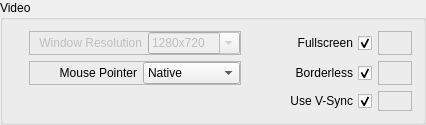
         <widget class="QGroupBox" name="gBx_Video">
          <property name="sizePolicy">
           <sizepolicy hsizetype="Preferred" vsizetype="Preferred">
            <horstretch>0</horstretch>
            <verstretch>0</verstretch>
           </sizepolicy>
          </property>
          <property name="title">
           <string>Video</string>
          </property>
          <property name="checkable">
           <bool>false</bool>
          </property>
          <layout class="QGridLayout" name="gridLayout_6">
           <property name="verticalSpacing">
            <number>0</number>
           </property>
           <item row="2" column="0">
            <widget class="QFrame" name="fr_Video_01">
             <property name="frameShape">
              <enum>QFrame::NoFrame</enum>
             </property>
             <property name="frameShadow">
              <enum>QFrame::Raised</enum>
             </property>
             <property name="lineWidth">
              <number>0</number>
             </property>
             <layout class="QGridLayout" name="gridLayout_26">
              <property name="leftMargin">
               <number>0</number>
              </property>
              <property name="topMargin">
               <number>0</number>
              </property>
              <property name="rightMargin">
               <number>0</number>
              </property>
              <property name="bottomMargin">
               <number>0</number>
              </property>
              <item row="0" column="2">
               <widget class="QPushButton" name="Btn_Resolution_Reset">
                <property name="enabled">
                 <bool>false</bool>
                </property>
                <property name="maximumSize">
                 <size>
                  <width>16</width>
                  <height>16</height>
                 </size>
                </property>
                <property name="text">
                 <string/>
                </property>
                <property name="icon">
                 <iconset resource="resources.qrc">
                  <normaloff>:/Images/Reset_Icon_16px</normaloff>:/Images/Reset_Icon_16px</iconset>
                </property>
                <property name="flat">
                 <bool>true</bool>
                </property>
               </widget>
              </item>
              <item row="0" column="4">
               <widget class="QCheckBox" name="cBx_Fullscreen">
                <property name="layoutDirection">
                 <enum>Qt::RightToLeft</enum>
                </property>
                <property name="text">
                 <string>Fullscreen</string>
                </property>
                <property name="checked">
                 <bool>true</bool>
                </property>
               </widget>
              </item>
              <item row="0" column="6">
               <widget class="QFrame" name="frame_2">
                <property name="frameShape">
                 <enum>QFrame::StyledPanel</enum>
                </property>
                <property name="frameShadow">
                 <enum>QFrame::Raised</enum>
                </property>
                <layout class="QGridLayout" name="gridLayout_25">
                 <property name="leftMargin">
                  <number>0</number>
                 </property>
                 <property name="topMargin">
                  <number>0</number>
                 </property>
                 <property name="rightMargin">
                  <number>0</number>
                 </property>
                 <property name="bottomMargin">
                  <number>0</number>
                 </property>
                 <property name="spacing">
                  <number>0</number>
                 </property>
                 <item row="0" column="0">
                  <widget class="QLabel" name="lbl_Fullscreen_Reset_Ph">
                   <property name="minimumSize">
                    <size>
                     <width>16</width>
                     <height>16</height>
                    </size>
                   </property>
                   <property name="maximumSize">
                    <size>
                     <width>16</width>
                     <height>16</height>
                    </size>
                   </property>
                   <property name="text">
                    <string/>
                   </property>
                  </widget>
                 </item>
                 <item row="0" column="1">
                  <widget class="QPushButton" name="Btn_Fullscreen_Reset">
                   <property name="maximumSize">
                    <size>
                     <width>16</width>
                     <height>16</height>
                    </size>
                   </property>
                   <property name="text">
                    <string/>
                   </property>
                   <property name="icon">
                    <iconset resource="resources.qrc">
                     <normaloff>:/Images/Reset_Icon_16px</normaloff>:/Images/Reset_Icon_16px</iconset>
                   </property>
                   <property name="iconSize">
                    <size>
                     <width>16</width>
                     <height>16</height>
                    </size>
                   </property>
                   <property name="flat">
                    <bool>true</bool>
                   </property>
                  </widget>
                 </item>
                </layout>
               </widget>
              </item>
              <item row="0" column="1">
               <widget class="QFrame" name="fr_Resolution">
                <property name="frameShape">
                 <enum>QFrame::StyledPanel</enum>
                </property>
                <property name="frameShadow">
                 <enum>QFrame::Raised</enum>
                </property>
                <layout class="QGridLayout" name="gridLayout_15">
                 <property name="topMargin">
                  <number>0</number>
                 </property>
                 <property name="rightMargin">
                  <number>0</number>
                 </property>
                 <property name="bottomMargin">
                  <number>0</number>
                 </property>
                 <item row="1" column="1">
                  <widget class="QComboBox" name="Btn_Resolution">
                   <property name="enabled">
                    <bool>false</bool>
                   </property>
                   <property name="editable">
                    <bool>true</bool>
                   </property>
                   <property name="currentIndex">
                    <number>1</number>
                   </property>
                   <item>
                    <property name="text">
                     <string>1920x1080</string>
                    </property>
                   </item>
                   <item>
                    <property name="text">
                     <string>1280x720</string>
                    </property>
                   </item>
                   <item>
                    <property name="text">
                     <string>1600x900</string>
                    </property>
                   </item>
                  </widget>
                 </item>
                 <item row="1" column="0">
                  <widget class="QLabel" name="lbl_Resolution">
                   <property name="enabled">
                    <bool>false</bool>
                   </property>
                   <property name="text">
                    <string>Window Resolution</string>
                   </property>
                   <property name="alignment">
                    <set>Qt::AlignRight|Qt::AlignTrailing|Qt::AlignVCenter</set>
                   </property>
                  </widget>
                 </item>
                </layout>
               </widget>
              </item>
              <item row="1" column="1">
               <widget class="QFrame" name="fr_MousePointer">
                <property name="frameShape">
                 <enum>QFrame::StyledPanel</enum>
                </property>
                <property name="frameShadow">
                 <enum>QFrame::Raised</enum>
                </property>
                <layout class="QGridLayout" name="gridLayout_16">
                 <property name="topMargin">
                  <number>0</number>
                 </property>
                 <property name="rightMargin">
                  <number>0</number>
                 </property>
                 <property name="bottomMargin">
                  <number>0</number>
                 </property>
                 <item row="0" column="1">
                  <widget class="QComboBox" name="Btn_MousePointer">
                   <item>
                    <property name="text">
                     <string>Native</string>
                    </property>
                   </item>
                   <item>
                    <property name="text">
                     <string>Drawn</string>
                    </property>
                   </item>
                   <item>
                    <property name="text">
                     <string>Both</string>
                    </property>
                   </item>
                  </widget>
                 </item>
                 <item row="0" column="0">
                  <widget class="QLabel" name="lbl_MousePointer">
                   <property name="text">
                    <string>Mouse Pointer</string>
                   </property>
                   <property name="alignment">
                    <set>Qt::AlignRight|Qt::AlignTrailing|Qt::AlignVCenter</set>
                   </property>
                  </widget>
                 </item>
                </layout>
               </widget>
              </item>
              <item row="1" column="0">
               <spacer name="hSp_MousePointer">
                <property name="orientation">
                 <enum>Qt::Horizontal</enum>
                </property>
                <property name="sizeHint" stdset="0">
                 <size>
                  <width>15</width>
                  <height>20</height>
                 </size>
                </property>
               </spacer>
              </item>
              <item row="1" column="2">
               <widget class="QPushButton" name="Btn_MousePointer_Reset">
                <property name="maximumSize">
                 <size>
                  <width>16</width>
                  <height>16</height>
                 </size>
                </property>
                <property name="text">
                 <string/>
                </property>
                <property name="icon">
                 <iconset resource="resources.qrc">
                  <normaloff>:/Images/Reset_Icon_16px</normaloff>:/Images/Reset_Icon_16px</iconset>
                </property>
                <property name="flat">
                 <bool>true</bool>
                </property>
               </widget>
              </item>
              <item row="0" column="0">
               <spacer name="hSp_Resolution">
                <property name="orientation">
                 <enum>Qt::Horizontal</enum>
                </property>
                <property name="sizeHint" stdset="0">
                 <size>
                  <width>15</width>
                  <height>20</height>
                 </size>
                </property>
               </spacer>
              </item>
              <item row="0" column="3">
               <spacer name="hSp_Fullscreen">
                <property name="orientation">
                 <enum>Qt::Horizontal</enum>
                </property>
                <property name="sizeHint" stdset="0">
                 <size>
                  <width>15</width>
                  <height>20</height>
                 </size>
                </property>
               </spacer>
              </item>
              <item row="1" column="3">
               <spacer name="hSp_Borderless">
                <property name="orientation">
                 <enum>Qt::Horizontal</enum>
                </property>
                <property name="sizeHint" stdset="0">
                 <size>
                  <width>15</width>
                  <height>20</height>
                 </size>
                </property>
               </spacer>
              </item>
              <item row="2" column="3">
               <spacer name="hSp_VSync">
                <property name="orientation">
                 <enum>Qt::Horizontal</enum>
                </property>
                <property name="sizeHint" stdset="0">
                 <size>
                  <width>15</width>
                  <height>20</height>
                 </size>
                </property>
               </spacer>
              </item>
              <item row="2" column="4">
               <widget class="QCheckBox" name="cBx_VSync">
                <property name="layoutDirection">
                 <enum>Qt::RightToLeft</enum>
                </property>
                <property name="text">
                 <string>Use V-Sync</string>
                </property>
                <property name="checked">
                 <bool>true</bool>
                </property>
               </widget>
              </item>
              <item row="1" column="4">
               <widget class="QCheckBox" name="cBx_Borderless">
                <property name="layoutDirection">
                 <enum>Qt::RightToLeft</enum>
                </property>
                <property name="text">
                 <string>Borderless</string>
                </property>
                <property name="checked">
                 <bool>true</bool>
                </property>
               </widget>
              </item>
              <item row="1" column="6">
               <widget class="QFrame" name="frame">
                <property name="frameShape">
                 <enum>QFrame::StyledPanel</enum>
                </property>
                <property name="frameShadow">
                 <enum>QFrame::Raised</enum>
                </property>
                <layout class="QGridLayout" name="gridLayout_22">
                 <property name="leftMargin">
                  <number>0</number>
                 </property>
                 <property name="topMargin">
                  <number>0</number>
                 </property>
                 <property name="rightMargin">
                  <number>0</number>
                 </property>
                 <property name="bottomMargin">
                  <number>0</number>
                 </property>
                 <property name="spacing">
                  <number>0</number>
                 </property>
                 <item row="0" column="3">
                  <widget class="QPushButton" name="Btn_Borderless_Reset">
                   <property name="maximumSize">
                    <size>
                     <width>16</width>
                     <height>16</height>
                    </size>
                   </property>
                   <property name="text">
                    <string/>
                   </property>
                   <property name="icon">
                    <iconset resource="resources.qrc">
                     <normaloff>:/Images/Reset_Icon_16px</normaloff>:/Images/Reset_Icon_16px</iconset>
                   </property>
                   <property name="iconSize">
                    <size>
                     <width>16</width>
                     <height>16</height>
                    </size>
                   </property>
                   <property name="default">
                    <bool>false</bool>
                   </property>
                   <property name="flat">
                    <bool>true</bool>
                   </property>
                  </widget>
                 </item>
                 <item row="0" column="2">
                  <widget class="QLabel" name="lbl_Borderless_Reset_Ph">
                   <property name="minimumSize">
                    <size>
                     <width>16</width>
                     <height>16</height>
                    </size>
                   </property>
                   <property name="maximumSize">
                    <size>
                     <width>16</width>
                     <height>16</height>
                    </size>
                   </property>
                   <property name="text">
                    <string/>
                   </property>
                  </widget>
                 </item>
                </layout>
               </widget>
              </item>
              <item row="2" column="6">
               <widget class="QFrame" name="frame_3">
                <property name="frameShape">
                 <enum>QFrame::StyledPanel</enum>
                </property>
                <property name="frameShadow">
                 <enum>QFrame::Raised</enum>
                </property>
                <layout class="QGridLayout" name="gridLayout_27">
                 <property name="leftMargin">
                  <number>0</number>
                 </property>
                 <property name="topMargin">
                  <number>0</number>
                 </property>
                 <property name="rightMargin">
                  <number>0</number>
                 </property>
                 <property name="bottomMargin">
                  <number>0</number>
                 </property>
                 <property name="spacing">
                  <number>0</number>
                 </property>
                 <item row="0" column="0">
                  <widget class="QLabel" name="lbl_VSync_Reset_Ph">
                   <property name="minimumSize">
                    <size>
                     <width>16</width>
                     <height>16</height>
                    </size>
                   </property>
                   <property name="maximumSize">
                    <size>
                     <width>16</width>
                     <height>16</height>
                    </size>
                   </property>
                   <property name="text">
                    <string/>
                   </property>
                  </widget>
                 </item>
                 <item row="0" column="1">
                  <widget class="QPushButton" name="Btn_VSync_Reset">
                   <property name="maximumSize">
                    <size>
                     <width>16</width>
                     <height>16</height>
                    </size>
                   </property>
                   <property name="text">
                    <string/>
                   </property>
                   <property name="icon">
                    <iconset resource="resources.qrc">
                     <normaloff>:/Images/Reset_Icon_16px</normaloff>:/Images/Reset_Icon_16px</iconset>
                   </property>
                   <property name="iconSize">
                    <size>
                     <width>16</width>
                     <height>16</height>
                    </size>
                   </property>
                   <property name="flat">
                    <bool>true</bool>
                   </property>
                  </widget>
                 </item>
                </layout>
               </widget>
              </item>
             </layout>
            </widget>
           </item>
          </layout>
         </widget>
